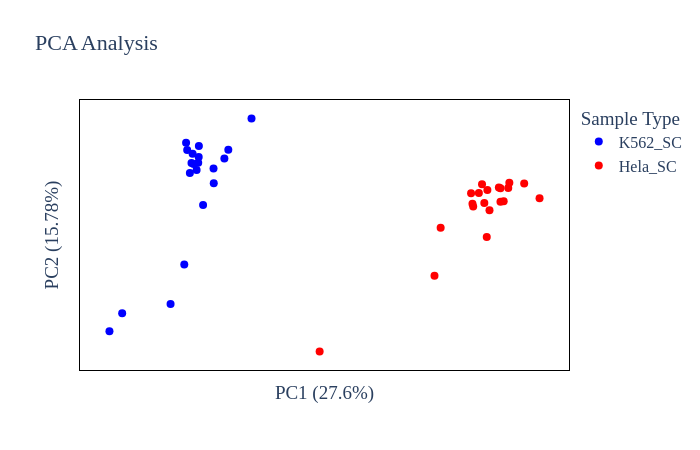

Notebook cell for this chart:
### Code cell
# Protein Abundance PCA plot
plot_options={
            "compare groups": ["K562_SC", "Hela_SC"],
            "title": "PCA Analysis",
            "color": ["blue", "red", "green", "black", "yellow", "purple",
                      "orange", "brown", "pink", "gray", "olive", "cyan"],
            "symbol": ['circle', 'circle', 'circle'],
            "marker_size": 8,
            "width": 700,
            "height": 450,
            "font": dict(size=16, family="Arial black"),
            "ylimits": [],
            "xlimits": []
        }
figure, _, _ =plotter.PCA_plots(data_obj, plot_options, saved_settings, missing_value_thresh=33)
figure.show()

### Figure 1 — Plotly figure (JSON) as saved in the notebook; plotly's stock layout.template omitted (floating-point values rounded to 4 significant figures)
{"data": [{"hovertemplate": "%{text}<br>PC1: %{x} <br>PC2: %{y}", "legendgroup": "K562_SC", "marker": {"color": "blue", "size": 8, "symbol": "circle"}, "mode": "markers", "name": "K562_SC", "orientation": "v", "showlegend": true, "text": ["C:\\Users\\RTK\\Downloads\\dianntest\\LL2076_HKHPp1\\LL2076_HKHPp1_Hela_1cpw_blo5run5_GK17_rep3_ch2_DIAdry", "C:\\Users\\RTK\\Downloads\\dianntest\\LL2076_HKHPp1\\LL2076_HKHPp1_Hela_1cpw_blo5run5_GK17_rep3_ch2_DIAdry", "C:\\Users\\RTK\\Downloads\\dianntest\\LL2076_HKHPp1\\LL2076_HKHPp1_Hela_1cpw_blo5run5_GK17_rep3_ch2_DIAdry", "C:\\Users\\RTK\\Downloads\\dianntest\\LL2076_HKHPp1\\LL2076_HKHPp1_Hela_1cpw_blo5run5_GK17_rep3_ch2_DIAdry", "C:\\Users\\RTK\\Downloads\\dianntest\\LL2076_HKHPp1\\LL2076_HKHPp1_Hela_1cpw_blo5run5_GK17_rep3_ch2_DIAdry", "C:\\Users\\RTK\\Downloads\\dianntest\\LL2076_HKHPp1\\LL2076_HKHPp1_Hela_1cpw_blo5run5_GK17_rep3_ch2_DIAdry", "C:\\Users\\RTK\\Downloads\\dianntest\\LL2076_HKHPp1\\LL2076_HKHPp1_Hela_1cpw_blo5run5_GK17_rep3_ch2_DIAdry", "C:\\Users\\RTK\\Downloads\\dianntest\\LL2076_HKHPp1\\LL2076_HKHPp1_Hela_1cpw_blo5run5_GK17_rep3_ch2_DIAdry", "C:\\Users\\RTK\\Downloads\\dianntest\\LL2076_HKHPp1\\LL2076_HKHPp1_Hela_1cpw_blo5run5_GK17_rep3_ch2_DIAdry", "C:\\Users\\RTK\\Downloads\\dianntest\\LL2076_HKHPp1\\LL2076_HKHPp1_Hela_1cpw_blo5run5_GK17_rep3_ch2_DIAdry", "C:\\Users\\RTK\\Downloads\\dianntest\\LL2076_HKHPp1\\LL2076_HKHPp1_Hela_1cpw_blo5run8_GK22_rep4_ch1_DIAdry", "C:\\Users\\RTK\\Downloads\\dianntest\\LL2076_HKHPp1\\LL2076_HKHPp1_Hela_1cpw_blo5run8_GK22_rep4_ch1_DIAdry", "C:\\Users\\RTK\\Downloads\\dianntest\\LL2076_HKHPp1\\LL2076_HKHPp1_Hela_1cpw_blo5run8_GK22_rep4_ch1_DIAdry", "C:\\Users\\RTK\\Downloads\\dianntest\\LL2076_HKHPp1\\LL2076_HKHPp1_Hela_1cpw_blo5run8_GK22_rep4_ch1_DIAdry", "C:\\Users\\RTK\\Downloads\\dianntest\\LL2076_HKHPp1\\LL2076_HKHPp1_Hela_1cpw_blo5run8_GK22_rep4_ch1_DIAdry", "C:\\Users\\RTK\\Downloads\\dianntest\\LL2076_HKHPp1\\LL2076_HKHPp1_Hela_1cpw_blo5run8_GK22_rep4_ch1_DIAdry", "C:\\Users\\RTK\\Downloads\\dianntest\\LL2076_HKHPp1\\LL2076_HKHPp1_Hela_1cpw_blo5run8_GK22_rep4_ch1_DIAdry", "C:\\Users\\RTK\\Downloads\\dianntest\\LL2076_HKHPp1\\LL2076_HKHPp1_Hela_1cpw_blo5run8_GK22_rep4_ch1_DIAdry", "C:\\Users\\RTK\\Downloads\\dianntest\\LL2076_HKHPp1\\LL2076_HKHPp1_Hela_1cpw_blo5run8_GK22_rep4_ch1_DIAdry", "C:\\Users\\RTK\\Downloads\\dianntest\\LL2076_HKHPp1\\LL2076_HKHPp1_Hela_1cpw_blo5run8_GK22_rep4_ch1_DIAdry"], "type": "scatter", "x": [-11.09, -12.03, -12.98, -19.33, -9.757, -13.08, -11.07, -13.73, -12.41, -12.47, -13.56, -12.43, -20.48, -12.62, -13.22, -14.96, -10.11, -7.664, -13.47, -12.89], "xaxis": "x", "y": [6.054, -1.033, 8.971, -22.18, 9.717, 7.146, 3.176, -12.66, 10.48, 7.214, 11.11, 8.314, -25.68, 5.776, 5.183, -20.36, 8.034, 15.83, 9.664, 6.977], "yaxis": "y"}, {"hovertemplate": "%{text}<br>PC1: %{x} <br>PC2: %{y}", "legendgroup": "Hela_SC", "marker": {"color": "red", "size": 8, "symbol": "circle"}, "mode": "markers", "name": "Hela_SC", "orientation": "v", "showlegend": true, "text": ["C:\\Users\\RTK\\Downloads\\dianntest\\LL2076_HKHPp1\\LL2076_HKHPp1_Hela_1cpw_blo5run1_GK18_rep1_ch2_DIAdry", "C:\\Users\\RTK\\Downloads\\dianntest\\LL2076_HKHPp1\\LL2076_HKHPp1_Hela_1cpw_blo5run2_GK21_rep2_ch1_DIAdry", "C:\\Users\\RTK\\Downloads\\dianntest\\LL2076_HKHPp1\\LL2076_HKHPp1_Hela_1cpw_blo5run5_GK17_rep3_ch2_DIAdry", "C:\\Users\\RTK\\Downloads\\dianntest\\LL2076_HKHPp1\\LL2076_HKHPp1_Hela_1cpw_blo5run8_GK22_rep4_ch1_DIAdry", "C:\\Users\\RTK\\Downloads\\dianntest\\LL2076_HKHPp1\\LL2076_HKHPp1_Hela_1cpw_blo5run15_GK5_rep5_ch2_DIAdry", "C:\\Users\\RTK\\Downloads\\dianntest\\LL2076_HKHPp1\\LL2076_HKHPp1_Hela_1cpw_blo5run16_GK12_rep6_ch1_DIAdry", "C:\\Users\\RTK\\Downloads\\dianntest\\LL2076_HKHPp1\\LL2076_HKHPp1_Hela_1cpw_blo5run17_GK15_rep7_ch2_DIAdry", "C:\\Users\\RTK\\Downloads\\dianntest\\LL2076_HKHPp1\\LL2076_HKHPp1_Hela_1cpw_blo5run18_GK8_rep8_ch1_DIAdry", "C:\\Users\\RTK\\Downloads\\dianntest\\LL2076_HKHPp1\\LL2076_HKHPp1_Hela_1cpw_blo5run20_GK11_rep9_ch1_DIAdry", "C:\\Users\\RTK\\Downloads\\dianntest\\LL2076_HKHPp1\\LL2076_HKHPp1_Hela_1cpw_blo5run21_GK7_rep10_ch2_DIAdry", "C:\\Users\\RTK\\Downloads\\dianntest\\LL2076_HKHPp1\\LL2076_HKHPp1_Hela_1cpw_blo5run2_GK21_rep2_ch1_DIAdry", "C:\\Users\\RTK\\Downloads\\dianntest\\LL2076_HKHPp1\\LL2076_HKHPp1_Hela_1cpw_blo5run2_GK21_rep2_ch1_DIAdry", "C:\\Users\\RTK\\Downloads\\dianntest\\LL2076_HKHPp1\\LL2076_HKHPp1_Hela_1cpw_blo5run2_GK21_rep2_ch1_DIAdry", "C:\\Users\\RTK\\Downloads\\dianntest\\LL2076_HKHPp1\\LL2076_HKHPp1_Hela_1cpw_blo5run2_GK21_rep2_ch1_DIAdry", "C:\\Users\\RTK\\Downloads\\dianntest\\LL2076_HKHPp1\\LL2076_HKHPp1_Hela_1cpw_blo5run2_GK21_rep2_ch1_DIAdry", "C:\\Users\\RTK\\Downloads\\dianntest\\LL2076_HKHPp1\\LL2076_HKHPp1_Hela_1cpw_blo5run2_GK21_rep2_ch1_DIAdry", "C:\\Users\\RTK\\Downloads\\dianntest\\LL2076_HKHPp1\\LL2076_HKHPp1_Hela_1cpw_blo5run2_GK21_rep2_ch1_DIAdry", "C:\\Users\\RTK\\Downloads\\dianntest\\LL2076_HKHPp1\\LL2076_HKHPp1_Hela_1cpw_blo5run2_GK21_rep2_ch1_DIAdry", "C:\\Users\\RTK\\Downloads\\dianntest\\LL2076_HKHPp1\\LL2076_HKHPp1_Hela_1cpw_blo5run2_GK21_rep2_ch1_DIAdry", "C:\\Users\\RTK\\Downloads\\dianntest\\LL2076_HKHPp1\\LL2076_HKHPp1_Hela_1cpw_blo5run2_GK21_rep2_ch1_DIAdry"], "type": "scatter", "x": [14.64, 14.79, 13.33, 12.14, 16.93, 13.13, 15.49, 13.8, 15.59, 15.08, 13.55, 12.26, 13.61, 12.84, -1.52, 12.33, 18.32, 14.79, 8.839, 9.395], "xaxis": "x", "y": [2.391, -0.4176, -0.642, 1.26, 3.132, 3.027, 2.289, -2.074, 3.318, -0.3252, -7.295, -0.7789, 1.871, 1.305, -29.63, -1.333, 0.2642, 2.244, -14.87, -5.473], "yaxis": "y"}], "layout": {"font": {"family": "Arial black", "size": 16}, "height": 450, "legend": {"title": {"text": "Sample Type"}, "tracegroupgap": 0}, "paper_bgcolor": "rgba(255, 255, 255, 255)", "plot_bgcolor": "rgba(255, 255, 255, 255)", "title": {"text": "PCA Analysis"}, "width": 700, "xaxis": {"anchor": "y", "domain": [0, 1], "linecolor": "black", "mirror": true, "showticklabels": false, "title": {"text": "PC1 (27.6%)"}}, "yaxis": {"anchor": "x", "domain": [0, 1], "linecolor": "black", "mirror": true, "showticklabels": false, "title": {"text": "PC2 (15.78%)"}}}}
